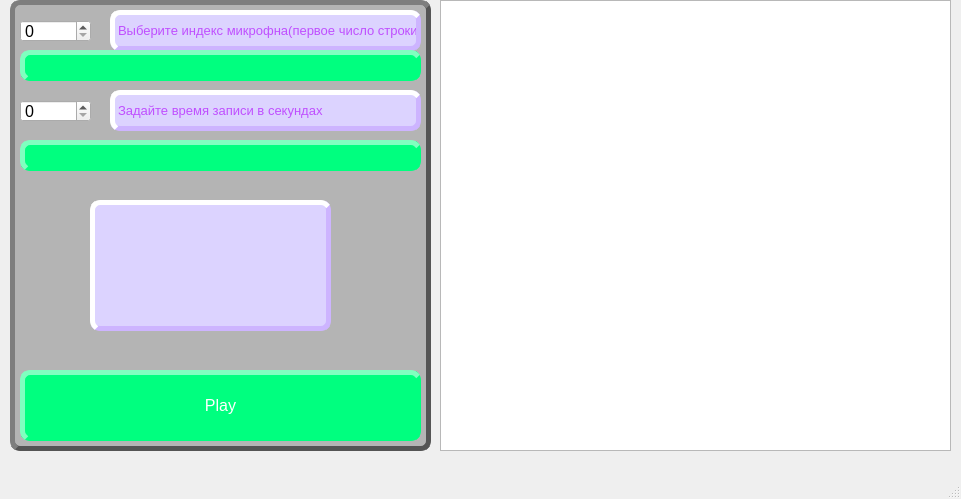
<?xml version="1.0" encoding="UTF-8"?>
<ui version="4.0">
 <class>MainWindow</class>
 <widget class="QMainWindow" name="MainWindow">
  <property name="geometry">
   <rect>
    <x>0</x>
    <y>0</y>
    <width>961</width>
    <height>499</height>
   </rect>
  </property>
  <property name="font">
   <font>
    <pointsize>12</pointsize>
   </font>
  </property>
  <property name="windowTitle">
   <string>MainWindow</string>
  </property>
  <widget class="QWidget" name="centralwidget">
   <widget class="QPushButton" name="Play">
    <property name="geometry">
     <rect>
      <x>20</x>
      <y>370</y>
      <width>401</width>
      <height>71</height>
     </rect>
    </property>
    <property name="styleSheet">
     <string notr="true">QPushButton  {
    background-color: rgb(0, 255, 127);
    color:white;
    border-style: outset;
    border-width: 5px;
    border-radius: 10px;
    border-color: rgb(0, 255, 127)
}

QPushButton:pressed {
     background-color:rgb(49, 49, 49);
     border-color:rgb(49, 49, 49);
}
</string>
    </property>
    <property name="text">
     <string>Play</string>
    </property>
   </widget>
   <widget class="QListWidget" name="listWidget">
    <property name="geometry">
     <rect>
      <x>440</x>
      <y>0</y>
      <width>511</width>
      <height>451</height>
     </rect>
    </property>
   </widget>
   <widget class="QLabel" name="label">
    <property name="geometry">
     <rect>
      <x>110</x>
      <y>10</y>
      <width>311</width>
      <height>41</height>
     </rect>
    </property>
    <property name="font">
     <font>
      <pointsize>10</pointsize>
     </font>
    </property>
    <property name="styleSheet">
     <string notr="true">QLabel {
   background-color: rgb(220, 211, 255);
   color: rgb(191, 79, 255);
   border-style: outset;
   border-width: 5px;
   border-radius: 10px;
   border-color: rgb(205, 180, 255)
}
</string>
    </property>
    <property name="text">
     <string>Выберите индекс микрофна(первое число строки)</string>
    </property>
   </widget>
   <widget class="QLabel" name="label_2">
    <property name="geometry">
     <rect>
      <x>20</x>
      <y>50</y>
      <width>401</width>
      <height>31</height>
     </rect>
    </property>
    <property name="styleSheet">
     <string notr="true">QLabel {
   background-color: rgb(0, 255, 127);
   color: rgb(0, 121, 56);
   border-style: outset;
   border-width: 5px;
   border-radius: 10px;
   border-color: rgb(0, 255, 127)
}
</string>
    </property>
    <property name="text">
     <string/>
    </property>
   </widget>
   <widget class="QSpinBox" name="spinBox_2">
    <property name="geometry">
     <rect>
      <x>20</x>
      <y>100</y>
      <width>71</width>
      <height>22</height>
     </rect>
    </property>
    <property name="maximum">
     <number>600</number>
    </property>
   </widget>
   <widget class="QLabel" name="label_3">
    <property name="geometry">
     <rect>
      <x>110</x>
      <y>90</y>
      <width>311</width>
      <height>41</height>
     </rect>
    </property>
    <property name="font">
     <font>
      <pointsize>10</pointsize>
     </font>
    </property>
    <property name="styleSheet">
     <string notr="true">QLabel {
   background-color: rgb(220, 211, 255);
   color: rgb(191, 79, 255);
   border-style: outset;
   border-width: 5px;
   border-radius: 10px;
   border-color: rgb(205, 180, 255)
}
</string>
    </property>
    <property name="text">
     <string>Задайте время записи в секундах</string>
    </property>
   </widget>
   <widget class="QLabel" name="label_4">
    <property name="geometry">
     <rect>
      <x>90</x>
      <y>200</y>
      <width>241</width>
      <height>131</height>
     </rect>
    </property>
    <property name="font">
     <font>
      <pointsize>18</pointsize>
     </font>
    </property>
    <property name="styleSheet">
     <string notr="true">QLabel {
   background-color: rgb(220, 211, 255);
   color: rgb(191, 79, 255);
   border-style: outset;
   border-width: 5px;
   border-radius: 10px;
   border-color: rgb(205, 180, 255)
}
</string>
    </property>
    <property name="text">
     <string/>
    </property>
   </widget>
   <widget class="QLabel" name="label_5">
    <property name="geometry">
     <rect>
      <x>10</x>
      <y>0</y>
      <width>421</width>
      <height>451</height>
     </rect>
    </property>
    <property name="styleSheet">
     <string notr="true">QLabel {
   background-color: rgb(180, 180, 180);
   border-style: outset;
   border-width: 5px;
   border-radius: 10px;
   border-color: rgb(84, 84, 84)
}</string>
    </property>
    <property name="text">
     <string/>
    </property>
   </widget>
   <widget class="QSpinBox" name="spinBox_3">
    <property name="geometry">
     <rect>
      <x>20</x>
      <y>20</y>
      <width>71</width>
      <height>22</height>
     </rect>
    </property>
    <property name="maximum">
     <number>600</number>
    </property>
   </widget>
   <widget class="QLabel" name="label_6">
    <property name="geometry">
     <rect>
      <x>20</x>
      <y>140</y>
      <width>401</width>
      <height>31</height>
     </rect>
    </property>
    <property name="styleSheet">
     <string notr="true">QLabel {
   background-color: rgb(0, 255, 127);
   color: rgb(0, 121, 56);
   border-style: outset;
   border-width: 5px;
   border-radius: 10px;
   border-color: rgb(0, 255, 127)
}
</string>
    </property>
    <property name="text">
     <string/>
    </property>
   </widget>
   <zorder>label_5</zorder>
   <zorder>Play</zorder>
   <zorder>listWidget</zorder>
   <zorder>label</zorder>
   <zorder>label_2</zorder>
   <zorder>spinBox_2</zorder>
   <zorder>label_3</zorder>
   <zorder>label_4</zorder>
   <zorder>spinBox_3</zorder>
   <zorder>label_6</zorder>
  </widget>
  <widget class="QMenuBar" name="menubar">
   <property name="geometry">
    <rect>
     <x>0</x>
     <y>0</y>
     <width>961</width>
     <height>21</height>
    </rect>
   </property>
  </widget>
  <widget class="QStatusBar" name="statusbar"/>
 </widget>
 <resources/>
 <connections/>
</ui>
